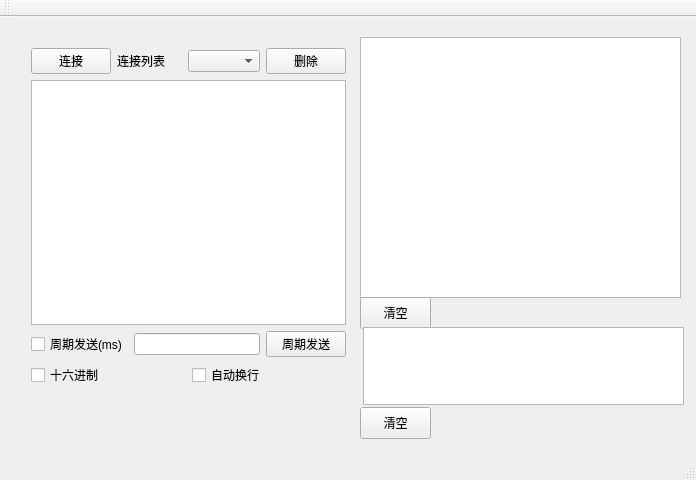
<?xml version="1.0" encoding="UTF-8"?>
<ui version="4.0">
 <class>MainWindow</class>
 <widget class="QMainWindow" name="MainWindow">
  <property name="geometry">
   <rect>
    <x>0</x>
    <y>0</y>
    <width>696</width>
    <height>480</height>
   </rect>
  </property>
  <property name="windowTitle">
   <string>MainWindow</string>
  </property>
  <widget class="QWidget" name="centralWidget">
   <widget class="QTextEdit" name="textEdit_recv">
    <property name="geometry">
     <rect>
      <x>360</x>
      <y>20</y>
      <width>321</width>
      <height>261</height>
     </rect>
    </property>
   </widget>
   <widget class="QPushButton" name="pBtn_clear_recv">
    <property name="geometry">
     <rect>
      <x>360</x>
      <y>280</y>
      <width>71</width>
      <height>32</height>
     </rect>
    </property>
    <property name="text">
     <string>清空</string>
    </property>
   </widget>
   <widget class="QTextEdit" name="textEdit_info">
    <property name="geometry">
     <rect>
      <x>363</x>
      <y>310</y>
      <width>321</width>
      <height>78</height>
     </rect>
    </property>
   </widget>
   <widget class="QPushButton" name="pBtn_clear_info">
    <property name="geometry">
     <rect>
      <x>360</x>
      <y>390</y>
      <width>71</width>
      <height>32</height>
     </rect>
    </property>
    <property name="text">
     <string>清空</string>
    </property>
   </widget>
   <widget class="QWidget" name="layoutWidget">
    <property name="geometry">
     <rect>
      <x>20</x>
      <y>20</y>
      <width>337</width>
      <height>361</height>
     </rect>
    </property>
    <layout class="QGridLayout" name="gridLayout">
     <item row="0" column="0" colspan="2">
      <layout class="QHBoxLayout" name="horizontalLayout_2">
       <item>
        <widget class="QPushButton" name="pBtn_connect">
         <property name="text">
          <string>连接</string>
         </property>
        </widget>
       </item>
       <item>
        <widget class="QLabel" name="label">
         <property name="text">
          <string>连接列表</string>
         </property>
        </widget>
       </item>
       <item>
        <widget class="QComboBox" name="comboBox_list_connector"/>
       </item>
       <item>
        <widget class="QPushButton" name="pBtn_delete">
         <property name="text">
          <string>删除</string>
         </property>
        </widget>
       </item>
      </layout>
     </item>
     <item row="1" column="0" colspan="2">
      <widget class="QTextEdit" name="textEdit_send"/>
     </item>
     <item row="2" column="0" colspan="2">
      <layout class="QHBoxLayout" name="horizontalLayout">
       <item>
        <widget class="QCheckBox" name="checkBox_cycle">
         <property name="text">
          <string>周期发送(ms)</string>
         </property>
        </widget>
       </item>
       <item>
        <widget class="QLineEdit" name="lineEdit"/>
       </item>
       <item>
        <widget class="QPushButton" name="pBtn_send">
         <property name="text">
          <string>周期发送</string>
         </property>
        </widget>
       </item>
      </layout>
     </item>
     <item row="3" column="0">
      <widget class="QCheckBox" name="checkBox_hexadacimal">
       <property name="text">
        <string>十六进制</string>
       </property>
      </widget>
     </item>
     <item row="3" column="1">
      <widget class="QCheckBox" name="checkBox_word_wrap">
       <property name="text">
        <string>自动换行</string>
       </property>
      </widget>
     </item>
    </layout>
   </widget>
  </widget>
  <widget class="QMenuBar" name="menuBar">
   <property name="geometry">
    <rect>
     <x>0</x>
     <y>0</y>
     <width>696</width>
     <height>22</height>
    </rect>
   </property>
  </widget>
  <widget class="QToolBar" name="mainToolBar">
   <attribute name="toolBarArea">
    <enum>TopToolBarArea</enum>
   </attribute>
   <attribute name="toolBarBreak">
    <bool>false</bool>
   </attribute>
  </widget>
  <widget class="QStatusBar" name="statusBar"/>
 </widget>
 <layoutdefault spacing="6" margin="11"/>
 <resources/>
 <connections/>
</ui>
